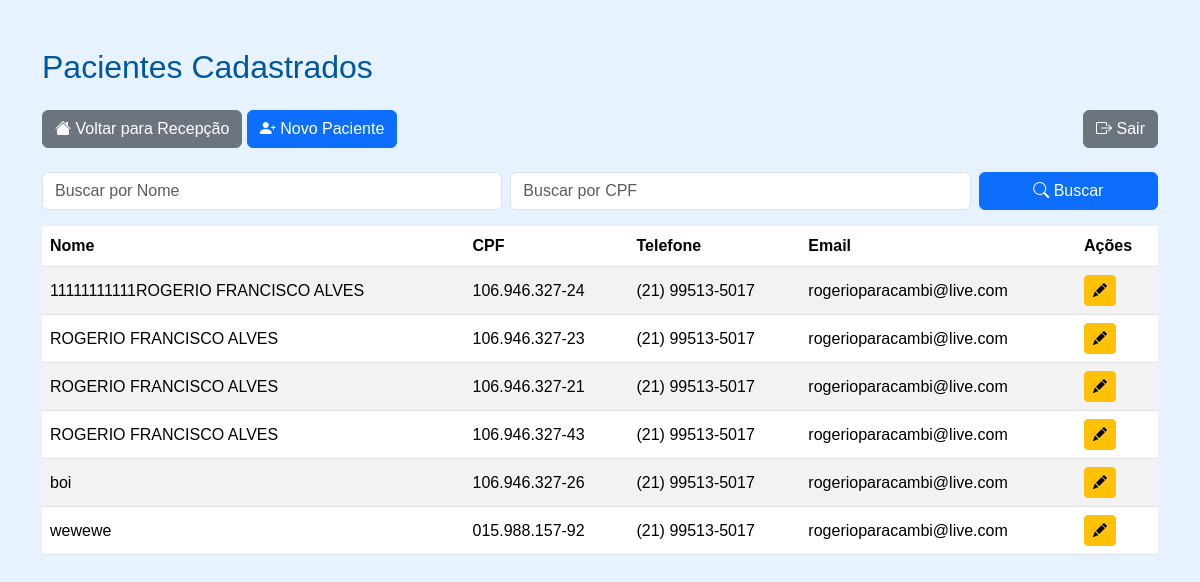
/pacientes/, run on an earlier commit of the app's database.
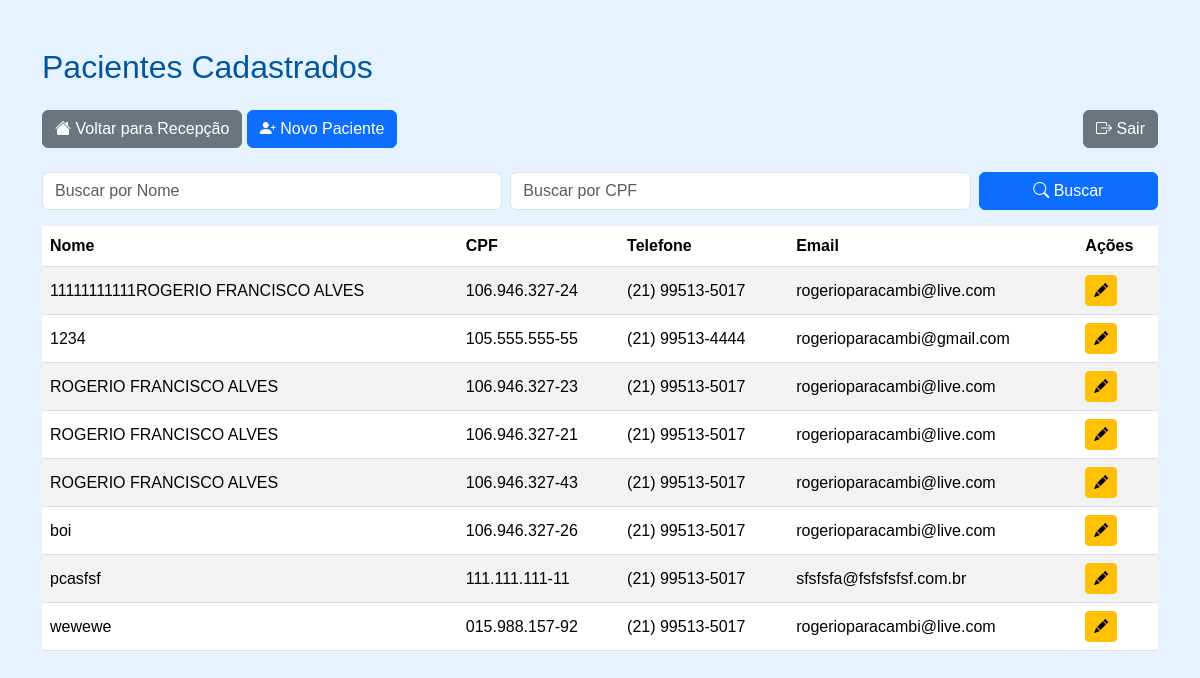
And on a later commit of the database.
### paciente/models.py (models this page shows, shortened)
class Paciente(models.Model):
    nome = models.CharField(max_length=100)
    cpf = models.CharField(
        max_length=14,
        unique=True,
        validators=[RegexValidator(r'^\d{3}\.\d{3}\.\d{3}-\d{2}$', 'CPF inválido! Use XXX.XXX.XXX-XX')]
    )
    data_nascimento = models.DateField()
    telefone = models.CharField(
        max_length=15,
        validators=[RegexValidator(r'^\(\d{2}\)\s\d{4,5}-\d{4}$', 'Telefone inválido! Use (XX) XXXXX-XXXX')]
    )
    email = models.EmailField(blank=True, null=True)
    endereco = models.TextField(blank=True, null=True)
    cartao_sus = models.CharField(max_length=18, blank=True, null=True)

### paciente/views.py (the view)
# urls.py: path('', views.paciente_list, name='paciente_list'),
def paciente_list(request):
    pacientes = Paciente.objects.all().order_by('nome')  # Ordena por nome
    nome_query = request.GET.get('nome', '')
    cpf_query = request.GET.get('cpf', '')
    if nome_query:
        pacientes = pacientes.filter(nome__icontains=nome_query)
    if cpf_query:
        pacientes = pacientes.filter(cpf__icontains=cpf_query)
    paginator = Paginator(pacientes, 10)  # 10 pacientes por página
    page_number = request.GET.get('page')
    page_obj = paginator.get_page(page_number)
    context = {
        'page_obj': page_obj,
        'nome_query': nome_query,
        'cpf_query': cpf_query,
    }
    return render(request, 'paciente/list.html', context)

### paciente/templates/paciente/list.html (shortened to what this page needs)
<!DOCTYPE html>
<html lang="pt-br">
<head>
    <link rel="stylesheet" href="https://cdn.jsdelivr.net/npm/bootstrap@5.3.2/dist/css/bootstrap.min.css">
    <link rel="stylesheet" href="https://cdn.jsdelivr.net/npm/bootstrap-icons@1.10.5/font/bootstrap-icons.css">
</head>
<body>
<div class="container mt-5">
    <h2 class="mb-4">Pacientes Cadastrados</h2>
    <div class="mb-3 d-flex justify-content-between flex-wrap">
        <div class="mb-2">
            <a href="../recepcao" class="btn btn-secondary"><i class="bi bi-house-fill"></i> Voltar para Recepção</a>
            <a href="{% url 'paciente_create' %}" class="btn btn-primary"><i class="bi bi-person-plus-fill"></i> Novo Paciente</a>
        </div>
        <div>
            <a href="{% url 'logout' %}" class="btn btn-secondary"><i class="bi bi-box-arrow-right"></i> Sair</a>
        </div>
    </div>
    <div class="mb-3">
        <form method="get" class="row g-2">
            <div class="col-md-5">
                <input type="text" name="nome" class="form-control" placeholder="Buscar por Nome" value="{{ nome_query }}">
            </div>
            <div class="col-md-5">
                <input type="text" name="cpf" class="form-control" placeholder="Buscar por CPF" value="{{ cpf_query }}">
            </div>
            <div class="col-md-2">
                <button type="submit" class="btn btn-primary w-100"><i class="bi bi-search"></i> Buscar</button>
            </div>
        </form>
    </div>
    <table class="table table-striped table-hover align-middle">
        <thead>
            <tr>
                <th>Nome</th>
                <th>CPF</th>
                <th>Telefone</th>
                <th>Email</th>
                <th>Ações</th>
            </tr>
        </thead>
        <tbody>
            {% for paciente in page_obj %}
            <tr>
                <td>{{ paciente.nome }}</td>
                <td>{{ paciente.cpf }}</td>
                <td>{{ paciente.telefone }}</td>
                <td>{{ paciente.email }}</td>
                <td class="btn-actions">
                    <a href="{% url 'paciente_edit' paciente.id %}" class="btn btn-sm btn-warning" title="Editar">
                        <i class="bi bi-pencil-fill"></i>
                    </a>
                </td>
            </tr>
            {% empty %}
            <tr>
                <td colspan="5" class="text-center">Nenhum paciente encontrado.</td>
            </tr>
            {% endfor %}
        </tbody>
    </table>
</div>
</body>
</html>

### paciente/templates/paciente/list.html (style rules this page uses)
body { background-color: #e6f2ff; font-family: Arial, sans-serif; }
h2 { color: #0057a0; }
.table thead { background-color: #0072bc; color: #fff; }
.btn-actions .btn { margin-right: 5px; }
.btn-actions .btn:last-child { margin-right: 0; }

What changed in the data, as far as the page shows it:
added Paciente: nome "1234", cpf "105.555.555-55", telefone "(21) 99513-4444", email "rogerioparacambi@gmail.com"
added Paciente: nome "pcasfsf", cpf "111.111.111-11", telefone "(21) 99513-5017", email "sfsfsfa@fsfsfsfsf.com.br"
